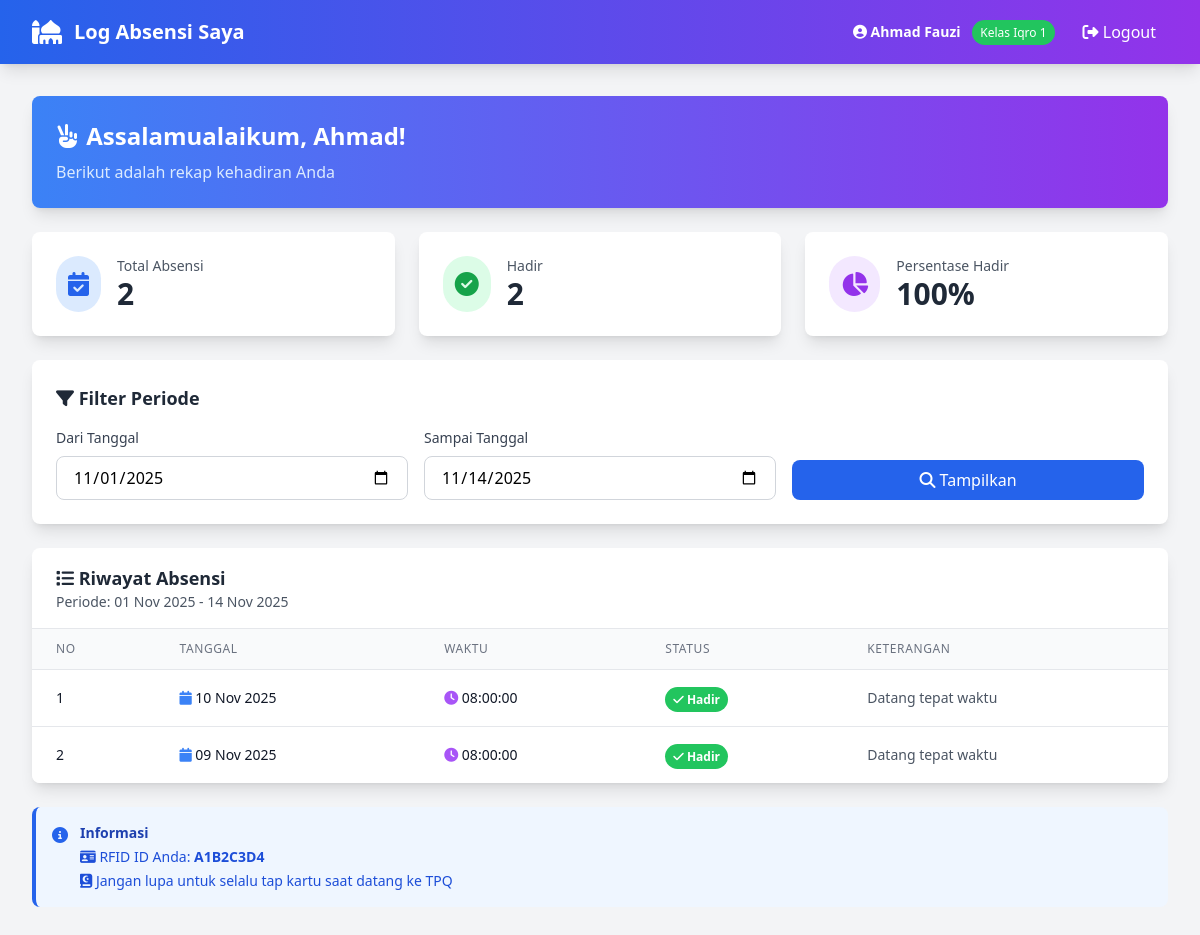
/public/santri_log.php (signed in), run on the app's committed database.
### tables this page shows
CREATE TABLE IF NOT EXISTS absensi (
        id INT AUTO_INCREMENT PRIMARY KEY,
        rfid_id VARCHAR(50) NOT NULL,
        waktu_absen DATETIME NOT NULL,
        status ENUM('Hadir', 'Tidak Hadir', 'Izin', 'Sakit') DEFAULT 'Hadir',
        keterangan TEXT,
        created_at TIMESTAMP DEFAULT CURRENT_TIMESTAMP,
        FOREIGN KEY (rfid_id) REFERENCES santri(rfid_id) ON DELETE CASCADE ON UPDATE CASCADE
    );

### public/santri_log.php (the view, shortened to what this page needs)
<?php
include '../config/database.php';
$santri_id = $_SESSION['user_id'];
$nama_santri = $_SESSION['nama_lengkap'];
$rfid_id = $_SESSION['rfid_id'];
$kelas = $_SESSION['kelas'];
$tanggal_dari = isset($_GET['dari']) ? $_GET['dari'] : date('Y-m-01');
$tanggal_sampai = isset($_GET['sampai']) ? $_GET['sampai'] : date('Y-m-d');
$query = "SELECT a.*, s.nama_santri, s.kelas
          FROM absensi a
          INNER JOIN santri s ON a.rfid_id = s.rfid_id
          WHERE s.id = $santri_id
          AND DATE(a.waktu_absen) BETWEEN '$tanggal_dari' AND '$tanggal_sampai'
          ORDER BY a.waktu_absen DESC";
$result = $conn->query($query);
$total_hadir = 0;
$total_absensi = 0;
if ($result) {
    $total_absensi = $result->num_rows;
    $result->data_seek(0);
    while ($row = $result->fetch_assoc()) {
        if ($row['status'] === 'Hadir') {
            $total_hadir++;
        }
    }
    $result->data_seek(0);
}
$persentase = $total_absensi > 0 ? round(($total_hadir / $total_absensi) * 100, 1) : 0;
?>
<!DOCTYPE html>
<html lang="id">
<head>
    <script src="https://cdn.tailwindcss.com"></script>
    <link rel="stylesheet" href="https://cdnjs.cloudflare.com/ajax/libs/font-awesome/6.4.0/css/all.min.css">
    <link rel="stylesheet" href="css/custom.css">
</head>
<body class="bg-gray-100">
    <nav class="bg-gradient-to-r from-blue-600 to-purple-600 shadow-lg">
        <div class="max-w-7xl mx-auto px-4 sm:px-6 lg:px-8">
            <div class="flex justify-between items-center h-16">
                <div class="flex items-center space-x-3">
                    <i class="fas fa-mosque text-white text-2xl"></i>
                    <span class="text-white text-xl font-bold">Log Absensi Saya</span>
                </div>
                <div class="flex items-center space-x-4">
                    <div class="text-white text-sm">
                        <i class="fas fa-user-circle"></i>
                        <span class="font-semibold"><?php echo htmlspecialchars($nama_santri); ?></span>
                        <span class="ml-2 px-2 py-1 text-xs bg-green-500 rounded-full"><?php echo htmlspecialchars($kelas); ?></span>
                    </div>
                    <a href="logout.php" class="text-white hover:bg-white hover:bg-opacity-20 px-3 py-2 rounded-lg transition">
                        <i class="fas fa-sign-out-alt"></i> Logout
                    </a>
                </div>
            </div>
        </div>
    </nav>
    <div class="max-w-7xl mx-auto px-4 sm:px-6 lg:px-8 py-8">
        <div class="bg-gradient-to-r from-blue-500 to-purple-600 rounded-lg shadow-lg p-6 mb-6 text-white">
            <h2 class="text-2xl font-bold mb-2">
                <i class="fas fa-hand-peace"></i> Assalamualaikum, <?php echo explode(' ', $nama_santri)[0]; ?>!
            </h2>
            <p class="text-blue-100">Berikut adalah rekap kehadiran Anda</p>
        </div>
        <div class="grid grid-cols-1 md:grid-cols-3 gap-6 mb-6">
            <div class="bg-white rounded-lg shadow-lg p-6">
                <div class="flex items-center">
                    <div class="p-3 rounded-full bg-blue-100 text-blue-600">
                        <i class="fas fa-calendar-check text-2xl"></i>
                    </div>
                    <div class="ml-4">
                        <p class="text-gray-600 text-sm">Total Absensi</p>
                        <p class="text-3xl font-bold text-gray-800"><?php echo $total_absensi; ?></p>
                    </div>
                </div>
            </div>
            <div class="bg-white rounded-lg shadow-lg p-6">
                <div class="flex items-center">
                    <div class="p-3 rounded-full bg-green-100 text-green-600">
                        <i class="fas fa-check-circle text-2xl"></i>
                    </div>
                    <div class="ml-4">
                        <p class="text-gray-600 text-sm">Hadir</p>
                        <p class="text-3xl font-bold text-gray-800"><?php echo $total_hadir; ?></p>
                    </div>
                </div>
            </div>
            <div class="bg-white rounded-lg shadow-lg p-6">
                <div class="flex items-center">
                    <div class="p-3 rounded-full bg-purple-100 text-purple-600">
                        <i class="fas fa-chart-pie text-2xl"></i>
                    </div>
                    <div class="ml-4">
                        <p class="text-gray-600 text-sm">Persentase Hadir</p>
                        <p class="text-3xl font-bold text-gray-800"><?php echo $persentase; ?>%</p>
                    </div>
                </div>
            </div>
        </div>
        <div class="bg-white rounded-lg shadow-lg p-6 mb-6">
            <h3 class="text-lg font-semibold text-gray-800 mb-4">
                <i class="fas fa-filter"></i> Filter Periode
            </h3>
            <form method="GET" class="grid grid-cols-1 md:grid-cols-3 gap-4">
                <div>
                    <label class="block text-sm font-medium text-gray-700 mb-2">Dari Tanggal</label>
                    <input type="date" name="dari" value="<?php echo $tanggal_dari; ?>"
                           class="w-full px-4 py-2 border border-gray-300 rounded-lg focus:ring-2 focus:ring-blue-500">
                </div>
                <div>
                    <label class="block text-sm font-medium text-gray-700 mb-2">Sampai Tanggal</label>
                    <input type="date" name="sampai" value="<?php echo $tanggal_sampai; ?>"
                           class="w-full px-4 py-2 border border-gray-300 rounded-lg focus:ring-2 focus:ring-blue-500">
                </div>
                <div class="flex items-end">
                    <button type="submit" class="w-full bg-blue-600 hover:bg-blue-700 text-white px-4 py-2 rounded-lg transition">
                        <i class="fas fa-search"></i> Tampilkan
                    </button>
                </div>
            </form>
        </div>
        <div class="bg-white rounded-lg shadow-lg overflow-hidden">
            <div class="px-6 py-4 border-b border-gray-200">
                <h3 class="text-lg font-semibold text-gray-800">
                    <i class="fas fa-list"></i> Riwayat Absensi
                </h3>
                <p class="text-sm text-gray-600">Periode: <?php echo date('d M Y', strtotime($tanggal_dari)); ?> - <?php echo date('d M Y', strtotime($tanggal_sampai)); ?></p>
            </div>
            <div class="overflow-x-auto">
                <table class="min-w-full divide-y divide-gray-200">
                    <thead class="bg-gray-50">
                        <tr>
                            <th class="px-6 py-3 text-left text-xs font-medium text-gray-500 uppercase tracking-wider">No</th>
                            <th class="px-6 py-3 text-left text-xs font-medium text-gray-500 uppercase tracking-wider">Tanggal</th>
                            <th class="px-6 py-3 text-left text-xs font-medium text-gray-500 uppercase tracking-wider">Waktu</th>
                            <th class="px-6 py-3 text-left text-xs font-medium text-gray-500 uppercase tracking-wider">Status</th>
                            <th class="px-6 py-3 text-left text-xs font-medium text-gray-500 uppercase tracking-wider">Keterangan</th>
                        </tr>
                    </thead>
                    <tbody class="bg-white divide-y divide-gray-200">
                        <?php if ($result && $result->num_rows > 0): ?>
                            <?php $no = 1; ?>
                            <?php while ($row = $result->fetch_assoc()): ?>
                                <tr class="hover:bg-gray-50">
                                    <td class="px-6 py-4 whitespace-nowrap text-sm text-gray-900"><?php echo $no++; ?></td>
                                    <td class="px-6 py-4 whitespace-nowrap text-sm text-gray-900">
                                        <i class="fas fa-calendar text-blue-500"></i>
                                        <?php echo date('d M Y', strtotime($row['waktu_absen'])); ?>
                                    </td>
                                    <td class="px-6 py-4 whitespace-nowrap text-sm text-gray-900">
                                        <i class="fas fa-clock text-purple-500"></i>
                                        <?php echo date('H:i:s', strtotime($row['waktu_absen'])); ?>
                                    </td>
                                    <td class="px-6 py-4 whitespace-nowrap">
                                        <?php if ($row['status'] == 'Hadir'): ?>
                                            <span class="px-2 py-1 text-xs font-semibold text-white bg-green-500 rounded-full">
                                                <i class="fas fa-check"></i> Hadir
                                            </span>
                                        <?php elseif ($row['status'] == 'Izin'): ?>
                                            <span class="px-2 py-1 text-xs font-semibold text-white bg-yellow-500 rounded-full">
                                                <i class="fas fa-info"></i> Izin
                                            </span>
                                        <?php elseif ($row['status'] == 'Sakit'): ?>
                                            <span class="px-2 py-1 text-xs font-semibold text-white bg-orange-500 rounded-full">
                                                <i class="fas fa-thermometer"></i> Sakit
                                            </span>
                                        <?php else: ?>
                                            <span class="px-2 py-1 text-xs font-semibold text-white bg-red-500 rounded-full">
                                                <i class="fas fa-times"></i> Tidak Hadir
                                            </span>
                                        <?php endif; ?>
                                    </td>
                                    <td class="px-6 py-4 text-sm text-gray-600">
                                        <?php echo htmlspecialchars($row['keterangan'] ?? '-'); ?>
                                    </td>
                                </tr>
                            <?php endwhile; ?>
                        <?php endif; ?>
                    </tbody>
                </table>
            </div>
        </div>
        <div class="mt-6 bg-blue-50 border-l-4 border-blue-600 rounded-lg p-4">
            <div class="flex items-start">
                <i class="fas fa-info-circle text-blue-600 mt-1"></i>
                <div class="ml-3">
                    <h4 class="text-sm font-semibold text-blue-800 mb-1">Informasi</h4>
                    <p class="text-sm text-blue-700">
                        <i class="fas fa-id-card"></i> RFID ID Anda: <strong><?php echo htmlspecialchars($rfid_id); ?></strong>
                    </p>
                    <p class="text-sm text-blue-700 mt-1">
                        <i class="fas fa-book-quran"></i> Jangan lupa untuk selalu tap kartu saat datang ke TPQ
                    </p>
                </div>
            </div>
        </div>
    </div>
</body>
</html>

### public/css/custom.css (style rules this page uses)
body { font-family: 'Segoe UI', Tahoma, Geneva, Verdana, sans-serif; background-color: #f3f4f6; }

### data on the page
absensi: waktu_absen "10 Nov 2025", waktu_absen "08:00:00", status "Hadir" (drawn), keterangan "Datang tepat waktu"
absensi: waktu_absen "09 Nov 2025", waktu_absen "08:00:00", status "Hadir" (drawn), keterangan "Datang tepat waktu"

### other printed values
$nama_santri "Ahmad Fauzi"
$kelas "Kelas Iqro 1"
explode(' ', $nama_santri)[0] "Ahmad"
$total_absensi "2"
$total_hadir "2"
$persentase "100"
date('d M Y', strtotime($tanggal_dari)) "01 Nov 2025"
date('d M Y', strtotime($tanggal_sampai)) "14 Nov 2025"
$rfid_id "A1B2C3D4"
